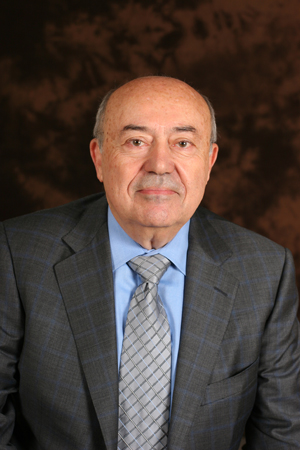
%> input picture ofdm_link/matlab/viterbi.jpg, 300 x 450 px
$ octave image_tx_viterbi_baseline.m   (GNU Octave 9; MATLAB toolbox functions it lacks are replaced by stand-ins)
%> lines starting %> are read from the running program, lines starting %| are printed output that depends on the picture
### ofdm_link/matlab/txofdm.m
function [txsignal, conf] = txofdm(txbits,conf)
%{
TXOFDM  Generate an audio-band OFDM transmit waveform with a single training symbol.

[txsignal, conf] = TXOFDM(txbits, conf) maps an input payload bitstream to QPSK-OFDM
(Ncar subcarriers, CP length Ncp), prepends one known OFDM training symbol (derived from an
LFSR PN sequence), and prepends a BPSK single-carrier preamble for synchronization (also PN-based).

The complex baseband frame is resampled to the audio sampling rate conf.f_s, normalized to unit
average power, and digitally upconverted to a real passband signal centered at conf.f_c. The final
waveform is scaled to stay within [-1, 1] (with headroom) to avoid audio clipping.

Inputs:
  - txbits : column vector of payload bits (QPSK → length should be 2*Ncar*Ndatasym)
  - conf   : configuration struct (OFDM, preamble, carrier/audio parameters)

Outputs:
  - txsignal : real-valued passband transmit waveform at conf.f_s
  - conf     : (passed through) configuration struct used for generation
%}


% locakl variables for convenience
Ncar      = conf.ofdm.ncarrier;          % 512
Ncp       = conf.ofdm.cplen;             % 256
Ndatasym  = length(txbits)/(2*Ncar);     % should be 50

if Ndatasym ~= 50
    warning('Expected 50 OFDM data symbols, got %d',Ndatasym);
end

% 1) Generate PN sequence for preamble + known OFDM symbol
% Need: 500 bits (preamble) + 1024 bits (known OFDM symbol) = 1524 bits
pn_len_needed = conf.sc.nsyms + 2*conf.ofdm.ncarrier; % 500 + 1024
pn_seq = lfsr_framesync(pn_len_needed);               % 0/1 bits

% Split PN bits:
preamble_bits    = pn_seq(1 : conf.sc.nsyms);                         % 500 bits
known_ofdm_bits  = pn_seq(conf.sc.nsyms+1 : conf.sc.nsyms+2*Ncar);    % 1024 bits

% 2) Build OFDM bitstream: [known OFDM bits] + [data bits]
ofdm_bits = [known_ofdm_bits; txbits];        % length = 2*512*(1 + 50) = 52224 bits
Nofdm_sym = length(ofdm_bits)/(2*Ncar);       % should be 51 (1 training + 50 data)

if mod(length(ofdm_bits), 2*Ncar) ~= 0
    error('OFDM bits length is not a multiple of 2*Ncarriers.');
end

% 3) QPSK mapping using GRAY MAPPING
% ofdm_bits_reshaped: each row = [b0 b1] for one QPSK symbol
ofdm_bits_reshaped = reshape(ofdm_bits, 2, []).';  % [Nsym*Ncar x 2]

% Gray mapping (Symbols, normalized)
GrayMap = conf.constellation;

% Map input bitstream using Gray mapping
mappedGray = GrayMap(bi2de(ofdm_bits_reshaped, 'left-msb') + 1).';   % column vector

% Serial-to-Parallel: Ncar subcarriers per OFDM symbol
A = reshape(mappedGray, Ncar, Nofdm_sym);  % size: [512 x 51]
% Column 1 = known training OFDM symbol

% 4) IFFT and CP insertion and P/S (baseband OFDM at fs_ofdm = Ncar * spacing)
% IFFT along subcarrier dimension
ofdm_td = ifft(A, Ncar, 1);   % [Ncar x Nofdm_sym], complex

% CP insertion: each symbol -> [CP(256); symbol(512)]
sym_len   = Ncar + Ncp;
ofdm_baseband = zeros(sym_len * Nofdm_sym, 1); %will hold all CP+OFDM symbols
                                            % after Parallel to Serial, in
                                            % baseband, at sampling rate =
                                            % OFDM Bandwidth(conf.ofdm.ncarrier*conf.ofdm.spacing)

for n = 1:Nofdm_sym
    sym_n      = ofdm_td(:,n);                    % 512x1
    cp_n       = sym_n(end-Ncp+1:end);           % 256x1
    sym_cp_n   = [cp_n; sym_n];                  % 768x1
    idx_start  = (n-1)*sym_len + 1;
    idx_end    = n*sym_len;
    ofdm_baseband(idx_start:idx_end) = sym_cp_n;
end


% 5) Resample OFDM baseband to conf.f_s (audio sampling rate)
ofdm_os = ofdm_tx_resampling(ofdm_baseband, conf);  % complex, @ conf.f_s

%now we normalize our OFDM data to unit average power
ofdm_os = ofdm_os / sqrt(mean(abs(ofdm_os).^2));
power   = abs(ofdm_os).^2;
P_peak  = max(power);
P_avg   = mean(power);
PAPR_dB = 10*log10(P_peak / P_avg);
fprintf('OFDM PAPR (baseband, before upconversion) = %.2f dB\n', PAPR_dB);

% 6) Generate preamble: BPSK, upsample to conf.f_s, RRC pulse shaping
% map preamble using BPSK
preamble_bpsk = -2*(preamble_bits) + 1;    % 0 -> +1, 1 -> -1


% Upsample by oversampling factor
os_factor = conf.sc.os_factor;             % = conf.f_s / conf.sc.f_sym, should be 48
preamble_ups = upsample(preamble_bpsk, os_factor);  % insert zeros

% RRC pulse (already in conf.sc.txpulse)
tx_filter_length = conf.sc.txpulse_length;
% Convolution: FULL
preamble_pulse = conv(preamble_ups, conf.sc.txpulse, 'full');

%The convolution above pads the result with 0's at the beginning and end.
%So we trim our signal to the non-zero window:
preamble_tx = preamble_pulse(1+tx_filter_length:end - tx_filter_length);   % real, pulse-shaped


%we normalize our preamble waveform to unit average power so that it matches the
%OFDM waveform average power, and none of them is weaker/stronger in power
%relative to the other:
preamble_tx = preamble_tx / sqrt(mean(abs(preamble_tx).^2));


% 7) Concatenate preamble and OFDM (both at conf.f_s)
% We make sure OFDM baseband is column vector
ofdm_os = ofdm_os(:);

% Frame baseband: [preamble ; OFDM (1 known symbol, 50 random symbols)] at fs'= 48kHz
frame_baseband = [preamble_tx; ofdm_os];  % contains real preamble, complex normalized QPSK symbols

% 8) Digital upconversion to carrier f_c (real passband for audio)
Nsamples = length(frame_baseband);
n = (0:Nsamples-1).';

wc = 2*pi*conf.f_c / conf.f_s;

carrier_cos = cos(wc * n);
carrier_sin = sin(wc * n);

I_bb = real(frame_baseband);
Q_bb = imag(frame_baseband);

% I(t)cos(2πfct) - Q(t)sin(2πfct)
txsignal = I_bb .* carrier_cos - Q_bb .* carrier_sin;

%LINEAR SCALE TO THE RANGE [-1,1] TO AVOID CLIPPING
maxabs = max(abs(txsignal));
if maxabs > 0
    txsignal = txsignal / maxabs * 0.95;  % 5% headroom
end

% Ensure column vector
txsignal = txsignal(:);

end

### ofdm_link/matlab/lfsr_framesync.m
function pn_seq = lfsr_framesync(Nbits)
%{
LFSR_FRAMESYNC  Generate a deterministic PN (m-sequence-like) bit sequence for synchronization/training.

pn_seq = LFSR_FRAMESYNC(Nbits) returns a length-Nbits column vector of binary values (0/1)
generated by an order-11 linear feedback shift register (LFSR) with feedback polynomial
x^11 + x^2 + 1. The register is initialized with a non-zero state (all ones) and, for each step,
outputs the oldest register bit and updates the state using the XOR of tap positions 11 and 2.

Input:
  - Nbits : number of PN bits to generate (non-positive → returns empty)

Output:
  - pn_seq : [Nbits x 1] binary PN sequence (0/1)
%}

    n = 11;

    % Initial non-zero state (any non-zero works for an m-sequence)
    state = ones(n,1);

    pn_seq = zeros(Nbits,1);

    for k = 1:Nbits
        % Output bit – choose one position and keep it consistent
        % Here we output the oldest bit s11 (state(end))
        pn_seq(k) = state(end);

        % Compute feedback bit (mod-2 sum of taps 11 and 2)
        feedback = xor(state(end), state(2));

        % Shift register: insert new bit at the "front"
        state = [feedback; state(1:end-1)];
    end
end

### ofdm_link/matlab/ofdm_tx_resampling.m
function [ofdm_samples_os] = ofdm_tx_resampling(ofdm_samples,conf)
%OFDM_TX_RESAMPLING resample the OFDM signal sampled at (conf.ofdm.ncarrier*conf.ofdm.spacing)
% to match the target sampling rate conf.f_s
%
%   INPUTS
%   - ofdm_samples: samples of OFDM signal
%   - conf: system configuration
%
%   OUTPUTS
%   - ofdm_samples_os: OFDM signal with a sampling rate of conf.f_s

if ~(size(ofdm_samples,1) == 1 |size(ofdm_samples,2) == 1 )
    error("ofdm_samples should be a vector");
end

if (mod(conf.f_s,conf.ofdm.bandwidth)~= 0)
    error("f_s/bw should be an integer for resampling");
end


if(conf.ofdm.os_factor>1)
    GCD = gcd(conf.f_s,conf.ofdm.ncarrier*conf.ofdm.spacing);
    b = fir1(120,1.5/conf.ofdm.os_factor);
    [ofdm_samples_os ,~]= resample(ofdm_samples,conf.f_s/GCD,conf.ofdm.ncarrier*conf.ofdm.spacing/GCD,b);
else
    ofdm_samples_os = ofdm_samples;
end
end

### ofdm_link/matlab/XORING.m
function [x_out, xor_seq] = XORING(x_in, xor_seq, seed)
%{
XORING  Bit-wise XOR whitening / de-whitening helper.

[x_out, xor_seq] = XORING(x_in, xor_seq, seed) takes a binary input vector x_in (0/1),
and XORs it with a binary sequence xor_seq. If xor_seq is not provided (or is empty),
the function generates a random binary sequence of the same length; if a seed is given,
the generated sequence is reproducible.

The same function is used for whitening and de-whitening: applying XORING twice with the
same xor_seq returns the original bits.

Inputs:
  - x_in    : binary vector (0/1), any shape (will be vectorized)
  - xor_seq : (optional) binary vector used for XOR; if length differs, it is repeated/truncated
  - seed    : (optional) RNG seed for reproducible sequence generation (used only when xor_seq empty)

Outputs:
  - x_out   : XORed output bits as a double vector (0/1)
  - xor_seq : the XOR sequence actually used (generated or resized)
%}

    x = x_in(:);

    if nargin < 2 || isempty(xor_seq)
        if nargin >= 3 && ~isempty(seed)
            old = rng;                 % preserve RNG state
            rng(seed, 'twister');
            xor_seq = randi([0 1], numel(x), 1);
            rng(old);
        else
            xor_seq = randi([0 1], numel(x), 1);
        end
    else
        % Make sure xor_seq matches length(x): repeat/truncate as needed
        xor_seq = xor_seq(:);
        if numel(xor_seq) ~= numel(x)
            xor_seq = repmat(xor_seq, ceil(numel(x)/numel(xor_seq)), 1);
            xor_seq = xor_seq(1:numel(x));
        end
    end

    x_out = double(xor(logical(x), logical(xor_seq)));
end

### ofdm_link/matlab/rrc.m
function h = rrc(os_factor, rolloff_factor, filterlength)
% Returns a the FIR coefficients of a Root Raised Cosine filter.
% os_factor is the oversampling factor, typically set to 4.
% rolloff_factor is a in [0; 1]. UMTS for instance uses a rolloff factor of 0.22.
% filterlength is the _onesided_ filterlength, i.e. the total number of taps is 2*filterlength+1.
%
% Note that the current implementation of this function does not handle the case when the denominator becomes zero,
% which means that the rolloff_factor must be chosen so that os_factor/(4*rolloff_factor) is not be an integer.
% In this case, choose a slightly different rolloff factor, or fix this implementation...

n = (-filterlength : filterlength)' / os_factor;

if rolloff_factor == 0, % special case, just return a sinc
	h = sinc(n);
else
	if floor(os_factor/(4*rolloff_factor)) == os_factor/(4*rolloff_factor), error('os_factor/(4*rolloff_factor) must not be an integer.'); end
	h = (4*rolloff_factor/pi * cos((1+rolloff_factor)*pi*n) + (1-rolloff_factor)*sinc((1-rolloff_factor)*n)) ./ (1 - (4*rolloff_factor*n).^2);
end

% Normalize to a total power of 1.
h = h / sqrt(sum(abs(h).^2));

### ofdm_link/matlab/image_tx_viterbi_baseline.m
%{
SCRIPT: Transmit and reconstruct the “Viterbi” image over an audio OFDM link (with bit whitening).

This script reads “viterbi.jpg”, converts it to grayscale, serializes the pixel values into a
bitstream, pads the bits to fit an integer number of QPSK-OFDM symbols (512 subcarriers), and
applies reproducible XOR-based whitening to the padded payload. It then generates an audio waveform,
plays it through the loudspeaker while recording with the microphone, decodes the received bits,
de-whitens them using the same XOR sequence, computes BER on the original (unpadded) image bits,
and reconstructs/saves the received image as “photo_rec_whitening_padded.png”.

Input:
  - viterbi.jpg

Outputs:
  - out.wav
  - photo_rec_whitening_padded.png
  - BER printed in the console (computed on raw image bits only)
%}


clear
close all
clc

img = imread("viterbi.jpg");
%> img is the input picture: size 450x300x3 uint8; mean R, G, B 76.5, 63.8, 58.2
img = rgb2gray(img);
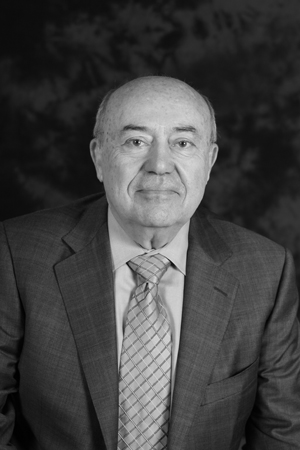
%> img: size 450x300 uint8; min 0, max 220, mean 67
s = size(img);
%> s = [450 300]
figure;
imshow(img);
bitstream = de2bi(img(:), 'left-msb');
bitstream = bitstream(:);


conf.audiosystem = 'audio';

conf.f_c     = 8000;

conf.channel_tracking = 1 ; % for channel tracking

% Channel/phase tracking: (only works if conf.channel_tracking is set to 1)
%   0 → channel tracking (amplitude and phase)
%   1 → CPE-only Viterbi–Viterbi (global)
%   2 → per-subcarrier Viterbi–Viterbi
conf.phase.avg        = 2;

conf.phase.alpha_dd   = 0.95;   % smoothing for channel tracking
conf.phase.alpha_cpe  = 0.98;   % smoothing for global CPE tracker
conf.phase.lpf_factor = 0.98;   % smoothing for per-subcarrier VV (avg == 2)

% Preamble
conf.sc.f_sym = 1000;  % symbol rate
conf.sc.nsyms = 500;    %number of preamble symbols

%OFDM
conf.ofdm.bandwidth = 2000; %f_s/bw should be an integer for resampling
conf.ofdm.ncarrier  = 512;
conf.ofdm.cplen     = 256;
conf.modulation_order = 2; % 2 for QPSK
conf.constellation = 1/sqrt(2) * [(-1-1j) (-1+1j) ( 1-1j) ( 1+1j)];

% Fix audio settings
conf.f_s = 48000; % audio sampling rate, fixed by audiocard
conf.bitsps = 16;   % bits per audio sample

% all calculations that you only have to do once
conf.ofdm.spacing  = conf.ofdm.bandwidth/conf.ofdm.ncarrier;
conf.sc.os_factor  = conf.f_s/conf.sc.f_sym;

if mod(conf.sc.os_factor,1) ~= 0
   disp('WARNING: Sampling rate must be a multiple of the symbol rate for single carrier system');
end

conf.ofdm.os_factor = conf.f_s/(conf.ofdm.ncarrier*conf.ofdm.spacing);

% Pregenerate useful data
conf.sc.txpulse_length = 20*conf.sc.os_factor;
conf.sc.txpulse    = rrc(conf.sc.os_factor,0.22,conf.sc.txpulse_length);


% 1) RAW bits from image
txbits_raw = bitstream(:);
Lraw = length(txbits_raw);
%> Lraw = 1080000

% 2) PAD to full OFDM symbols
%    (QPSK: 2 bits/subcarrier)
bits_per_ofdm_symbol = conf.modulation_order * conf.ofdm.ncarrier;   % 2*512 = 1024
pad_len = mod(-Lraw, bits_per_ofdm_symbol);                          % 0..1023
%> pad_len = 320
txbits_pad = [txbits_raw; zeros(pad_len,1)];

fprintf('Payload bits: %d (raw) -> %d (padded), pad=%d\n', Lraw, length(txbits_pad), pad_len);
%| Payload bits: 1080000 (raw) -> 1080320 (padded), pad=320

% 3) WHITEN padded bits
[txbits_wh, xor_seq] = XORING(txbits_pad, [], 0);   % seed=0 (reproducible)
conf.nbits = length(txbits_wh);
%> conf.nbits = 1080320


% 4) Transmit
[txsignal, conf] = txofdm(txbits_wh, conf);
%> in txofdm, `Ncar      = conf.ofdm.ncarrier;`: Ncar = 512
%> in txofdm, `Ncp       = conf.ofdm.cplen;`: Ncp = 256
%> in txofdm, `Ndatasym  = length(txbits)/(2*Ncar);`: Ndatasym = 1055
%> in txofdm, `pn_len_needed = conf.sc.nsyms + 2*conf.ofdm.ncarrier;`: pn_len_needed = 1524
%> the loop in lfsr_framesync, `for k = 1:Nbits` made 1524 passes
%> (feedback, state) on passes 1 to 3: (false, [0; 1; 1; 1; 1; 1; 1; 1; 1; 1; 1]), (false, [0; 0; 1; 1; 1; 1; 1; 1; 1; 1; 1]), (true, [1; 0; 0; 1; 1; 1; 1; 1; 1; 1; 1])
%> after the loop in lfsr_framesync, `for k = 1:Nbits`: pn_seq = 1524 values, max 1 at index 1, min 0 at index 12, mean 0.5; state = [1; 1; 0; 0; 0; 0; 0; 1; 0; 0; 0]
%> in txofdm, `preamble_bits    = pn_seq(1 : conf.sc.nsyms);`: preamble_bits = 500 values, max 1 at index 1, min 0 at index 12, mean 0.52
%> in txofdm, `known_ofdm_bits  = pn_seq(conf.sc.nsyms+1 : conf.sc.nsyms+2*Ncar);`: known_ofdm_bits = 1024 values, max 1 at index 5, min 0 at index 1, mean 0.49
%> in txofdm, `Nofdm_sym = length(ofdm_bits)/(2*Ncar);`: Nofdm_sym = 1056
%> in txofdm, `sym_len   = Ncar + Ncp;`: sym_len = 768
%> the loop in txofdm, `for n = 1:Nofdm_sym` made 1056 passes
%> (idx_start, idx_end) on passes 1 to 3: (1, 768), (769, 1536), (1537, 2304)
%> in ofdm_tx_resampling, `GCD = gcd(conf.f_s,conf.ofdm.ncarrier*conf.ofdm.spacing);`: GCD = 2000
%> in ofdm_tx_resampling, `b = fir1(120,1.5/conf.ofdm.os_factor);`: b = 121 values, max 0.0616 at index 61, min -0.00945 at index 83, mean 0.00826
%> in txofdm, `P_peak  = max(power);`: P_peak = 25.34
%> in txofdm, `P_avg   = mean(power);`: P_avg = 1
%> in txofdm, `PAPR_dB = 10*log10(P_peak / P_avg);`: PAPR_dB = 14.04
%| OFDM PAPR (baseband, before upconversion) = 14.04 dB
%> in txofdm, `preamble_bpsk = -2*(preamble_bits) + 1;`: preamble_bpsk = 500 values, max 1 at index 12, min -1 at index 1, mean -0.04
%> in txofdm, `os_factor = conf.sc.os_factor;`: os_factor = 48
%> in txofdm, `tx_filter_length = conf.sc.txpulse_length;`: tx_filter_length = 960
%> in txofdm, `Nsamples = length(frame_baseband);`: Nsamples = 19488192
%> in txofdm, `wc = 2*pi*conf.f_c / conf.f_s;`: wc = 1.05
%> in txofdm, `maxabs = max(abs(txsignal));`: maxabs = 4.83
%> conf = {f_c 8000, channel_tracking 1, modulation_order 2, f_s 48000, bitsps 16, nbits 1080320}
rawtxsignal = [ zeros(conf.f_s,1) ; txsignal ; zeros(conf.f_s,1) ];
rawtxsignal = [ rawtxsignal  zeros(size(rawtxsignal)) ];


txdur = length(rawtxsignal)/conf.f_s; % calculate length of transmitted signal
%> txdur = 408
audiowrite('out.wav',rawtxsignal,conf.f_s)
disp('MATLAB generic');
%> (the run ends here)
